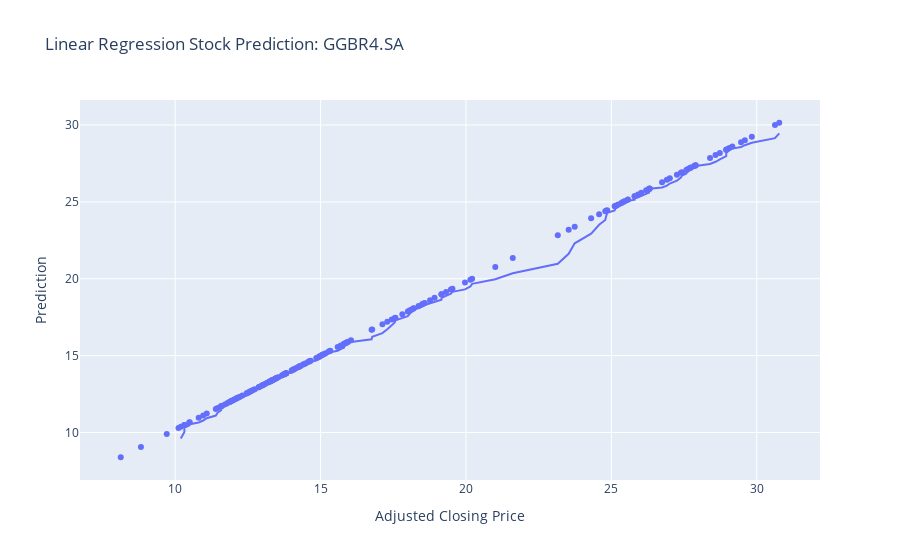

Notebook cell for this chart:
### Code cell
# Plot real value x predicted

fig = px.scatter(
x=x_test,
y=prediction, 
trendline="rolling", 
trendline_options=dict(window=5),
labels=dict(x='Adjusted Closing Price', y='Prediction'),
title=f"Linear Regression Stock Prediction: {symbol}")

fig.show()

### Figure 1 — Plotly figure (JSON) as saved in the notebook; plotly's stock layout.template omitted (floating-point values rounded to 4 significant figures; data arrays with more than 128 entries replaced by an {"elided": "..."} marker saying what was removed)
{"data": [{"hovertemplate": "Adjusted Closing Price=%{x}<br>Prediction=%{y}<extra></extra>", "legendgroup": "", "marker": {"color": "#636efa", "symbol": "circle"}, "mode": "markers", "name": "", "orientation": "v", "showlegend": false, "type": "scatter", "x": {"elided": "195 float values"}, "xaxis": "x", "y": {"elided": "195 float values"}, "yaxis": "y"}, {"hovertemplate": "<b>Rolling mean trendline</b><br><br>Adjusted Closing Price=%{x}<br>Prediction=%{y} <b>(trend)</b><extra></extra>", "legendgroup": "", "marker": {"color": "#636efa", "symbol": "circle"}, "mode": "lines", "name": "", "showlegend": false, "type": "scatter", "x": {"elided": "195 float values"}, "xaxis": "x", "y": {"elided": "195 float values"}, "yaxis": "y"}], "layout": {"legend": {"tracegroupgap": 0}, "title": {"text": "Linear Regression Stock Prediction: GGBR4.SA"}, "xaxis": {"anchor": "y", "domain": [0, 1], "title": {"text": "Adjusted Closing Price"}}, "yaxis": {"anchor": "x", "domain": [0, 1], "title": {"text": "Prediction"}}}}
